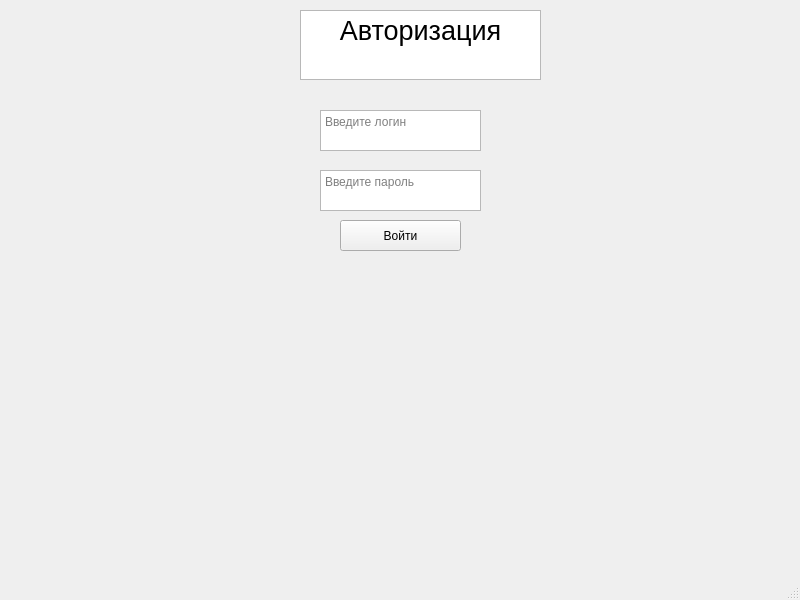
<?xml version="1.0" encoding="UTF-8"?>
<ui version="4.0">
 <class>avtorizwindow</class>
 <widget class="QMainWindow" name="avtorizwindow">
  <property name="geometry">
   <rect>
    <x>0</x>
    <y>0</y>
    <width>800</width>
    <height>600</height>
   </rect>
  </property>
  <property name="windowTitle">
   <string>MainWindow</string>
  </property>
  <widget class="QWidget" name="centralwidget">
   <widget class="QTextEdit" name="textEdit">
    <property name="geometry">
     <rect>
      <x>300</x>
      <y>10</y>
      <width>241</width>
      <height>70</height>
     </rect>
    </property>
    <property name="html">
     <string>&lt;!DOCTYPE HTML PUBLIC &quot;-//W3C//DTD HTML 4.0//EN&quot; &quot;http://www.w3.org/TR/REC-html40/strict.dtd&quot;&gt;
&lt;html&gt;&lt;head&gt;&lt;meta name=&quot;qrichtext&quot; content=&quot;1&quot; /&gt;&lt;style type=&quot;text/css&quot;&gt;
p, li { white-space: pre-wrap; }
&lt;/style&gt;&lt;/head&gt;&lt;body style=&quot; font-family:'Open Sans'; font-size:10pt; font-weight:400; font-style:normal;&quot;&gt;
&lt;p align=&quot;center&quot; style=&quot; margin-top:0px; margin-bottom:0px; margin-left:0px; margin-right:0px; -qt-block-indent:0; text-indent:0px;&quot;&gt;&lt;span style=&quot; font-size:20pt;&quot;&gt;Авторизация&lt;/span&gt;&lt;/p&gt;&lt;/body&gt;&lt;/html&gt;</string>
    </property>
   </widget>
   <widget class="QTextEdit" name="textEdit_2">
    <property name="geometry">
     <rect>
      <x>320</x>
      <y>110</y>
      <width>161</width>
      <height>41</height>
     </rect>
    </property>
    <property name="placeholderText">
     <string>Введите логин</string>
    </property>
   </widget>
   <widget class="QTextEdit" name="textEdit_3">
    <property name="geometry">
     <rect>
      <x>320</x>
      <y>170</y>
      <width>161</width>
      <height>41</height>
     </rect>
    </property>
    <property name="placeholderText">
     <string>Введите пароль</string>
    </property>
   </widget>
   <widget class="QPushButton" name="pushButton">
    <property name="geometry">
     <rect>
      <x>340</x>
      <y>220</y>
      <width>121</width>
      <height>31</height>
     </rect>
    </property>
    <property name="text">
     <string>Войти</string>
    </property>
   </widget>
  </widget>
  <widget class="QMenuBar" name="menubar">
   <property name="geometry">
    <rect>
     <x>0</x>
     <y>0</y>
     <width>800</width>
     <height>23</height>
    </rect>
   </property>
  </widget>
  <widget class="QStatusBar" name="statusbar"/>
 </widget>
 <resources/>
 <connections/>
</ui>
